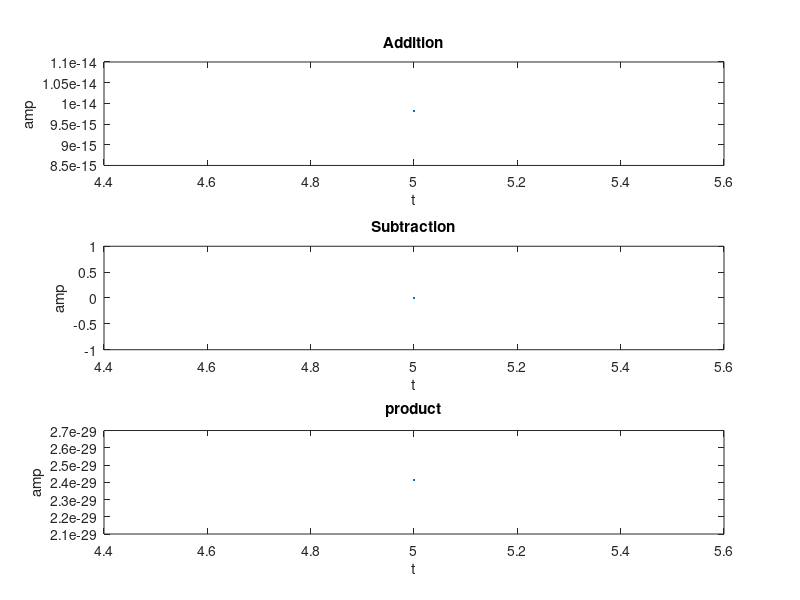

Source code (MATLAB):
f1 = input('Enter the frequency f1: ');
A1 = input('Enter the amplitude for wave 1: ');
f2 = input('Enter the frequency f2: ');
A2 = input('Enter the amplitude for wave 2: ');
x = input('Enter the start time: ');
y = input('Enter the end time: ');
t =x:0.01:y;
w1 = A1 * sin(2 * pi * f1 * t);
w2 = A2 * sin(2 * pi * f2 * t);
y_add = w1 + w2;
y_sub = w1 - w2;
y_prod = w1 .* w2;
subplot(3, 1, 1);
plot(t, y_add);
title('Addition');
xlabel('t');
ylabel('amp');
subplot(3, 1, 2);
plot(t, y_sub);
title('Subtraction');
xlabel('t');
ylabel('amp');
subplot(3, 1, 3);
plot(t, y_prod);
title('product');
xlabel('t');
ylabel('amp');

